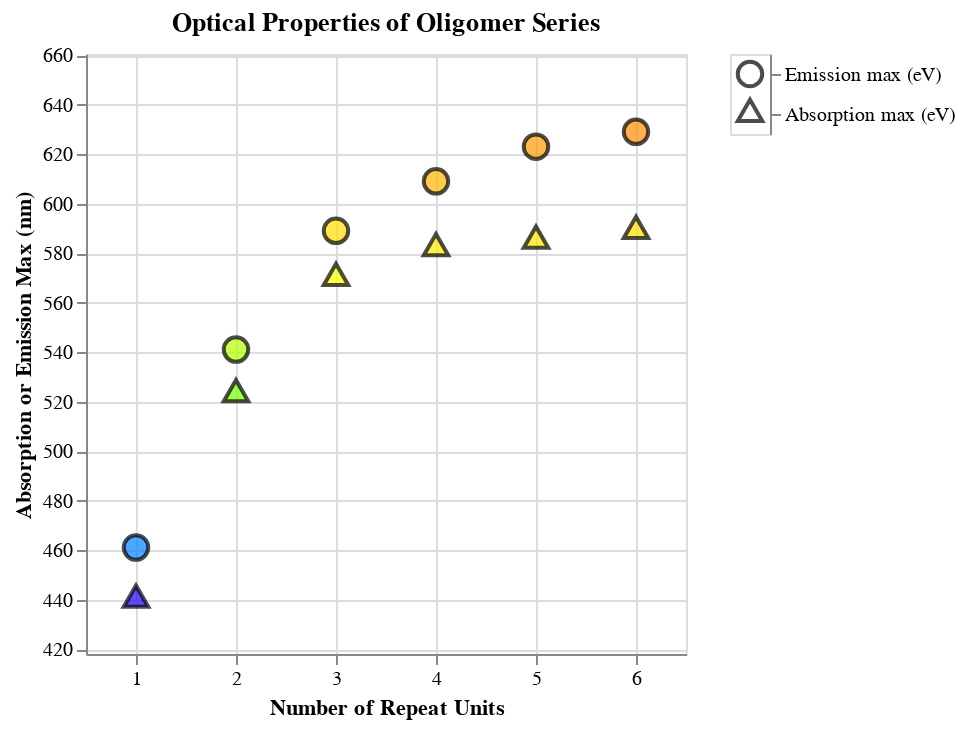

This figure's notebook cell:
### Markdown cell above
Now we can plot the data. Let's start with the wavelength units in the source dataset, namely nanometers (nm). We'll make a scatter plot for the absorption series, then one for the emission series, and layer them on top of each other. To emphasize the color of the light, let's make each symbol the approximate color of that light, for example 440 nm is violet. For the legend, we'll make a separate "plot" and concatenate it horizontally with the main plot.

### Code cell
# Define a color scale that corresponds to the visible spectrum
color_scale = alt.Scale(
    domain=[380, 700],  # Wavelength range (approximate visible light)
    range=[
        "#8B00FF",  # Violet (~380 nm)
        "#0000FF",  # Blue (~450 nm)
        "#00FF00",  # Green (~520 nm)
        "#FFFF00",  # Yellow (~580 nm)
        "#FF7F00",  # Orange (~600 nm)
        "#FF0000",  # Red (~700 nm)
    ],
)

# Larger point size for better visibility
point_size = 150

# Thickness of black outline on data points
stroke_width = 2

# Absorption scatter plot with black stroke and fill color based on wavelength
scatter_absorption = (
    alt.Chart(df_matches)
    .mark_point(
        size=point_size, filled=True, stroke="black", strokeWidth=stroke_width
    )  # Black border with a fill color
    .encode(
        x="repeat_unit_match_count",
        y="Absorption max (nm)",
        color=alt.Color(
            "Absorption max (nm)",
            # Fill color corresponds to wavelength
            scale=color_scale,
            title="Wavelength (nm)",
            legend=None,
        ),
        shape=alt.value(absorption_shape),
        tooltip=["repeat_unit_match_count", "Absorption max (nm)"],
    )
    .properties(title="Absorption max")
)

# Emission scatter plot with black stroke and fill color based on wavelength
scatter_emission = (
    alt.Chart(df_matches)
    .mark_point(
        size=point_size, filled=True, stroke="black", strokeWidth=stroke_width
    )  # Black border with a fill color
    .encode(
        x="repeat_unit_match_count",
        y="Emission max (nm)",
        color=alt.Color(
            "Emission max (nm)",
            # Fill color corresponds to wavelength
            scale=color_scale,
            title="Wavelength (nm)",
            legend=None,
        ),
        # Shape for emission
        shape=alt.value(emission_shape),
        tooltip=["repeat_unit_match_count", "Emission max (nm)"],
    )
    .properties(title="Emission max")
)

shapes = [emission_shape, absorption_shape]

# Manually create a legend for shapes with the reordered entries (Emission on top, Absorption on bottom)
legend_data = pl.DataFrame(
    {
        "Type": [
            "Emission max (eV)",
            "Absorption max (eV)",
        ],
        # Reordered: Emission first, Absorption second
        "Shape": shapes,
    }
)

legend = (
    alt.Chart(legend_data)
    .mark_point(size=point_size)
    .encode(
        y=alt.Y(
            "Type:N",
            sort=[
                "Emission max (eV)",
                "Absorption max (eV)",
            ],  # Explicit sort order
            axis=alt.Axis(orient="right"),
            title="",
        ),
        shape=alt.Shape(
            "Shape:N",
            scale=alt.Scale(domain=shapes, range=shapes),
            # Disable shape legend
            legend=None,
        ),
        # Keep legend shapes black for distinction
        color=alt.value("black"),
    )
)

# Combine the scatter plots
scatter_combined = (
    alt.layer(scatter_absorption, scatter_emission)
    .properties(title="Optical Properties of Oligomer Series")
    .encode(
        y=alt.Y(
            "Absorption max (nm)",
            scale=alt.Scale(domain=[y_min_nm, y_max_nm]),
            title="Absorption or Emission Max (nm)",
        ),
        x=alt.X(
            "repeat_unit_match_count",
            scale=alt.Scale(domain=[0.5, max_repeat_count]),
            title="Number of Repeat Units",
        ),
    )
    .interactive()
)

# Combine the scatter plot with the legend
final_chart = alt.hconcat(scatter_combined, legend)

# Display the chart
final_chart.show()

### Figure 1 — Vega specification as saved in the notebook (floating-point values rounded to 4 significant figures)
{"$schema": "https://vega.github.io/schema/vega/v5.json", "data": [{"name": "param_2_store"}, {"name": "source_0"}, {"name": "data_0", "values": [{"Absorption max (nm)": 440.0, "repeat_unit_match_count": 1}, {"Absorption max (nm)": 523.0, "repeat_unit_match_count": 2}, {"Absorption max (nm)": 570.0, "repeat_unit_match_count": 3}, {"Absorption max (nm)": 582.0, "repeat_unit_match_count": 4}, {"Absorption max (nm)": 585.0, "repeat_unit_match_count": 5}, {"Absorption max (nm)": 589.0, "repeat_unit_match_count": 6}]}, {"name": "data_1", "values": [{"Emission max (nm)": 461.0, "repeat_unit_match_count": 1}, {"Emission max (nm)": 541.0, "repeat_unit_match_count": 2}, {"Emission max (nm)": 589.0, "repeat_unit_match_count": 3}, {"Emission max (nm)": 609.0, "repeat_unit_match_count": 4}, {"Emission max (nm)": 623.0, "repeat_unit_match_count": 5}, {"Emission max (nm)": 629.0, "repeat_unit_match_count": 6}]}, {"name": "source_1", "values": [{"Shape": "circle", "Type": "Emission max (eV)", "y_Type_sort_index": 0.0}, {"Shape": "triangle", "Type": "Absorption max (eV)", "y_Type_sort_index": 1.0}]}, {"name": "source_1_concat_1_y_domain_Type", "values": [{"Type": "Emission max (eV)", "sort_field": 0.0}, {"Type": "Absorption max (eV)", "sort_field": 1.0}]}], "signals": [{"name": "concat_0_width", "value": 300}, {"name": "concat_0_height", "value": 300}, {"name": "concat_1_width", "value": 20}, {"name": "concat_1_y_step", "value": 20}, {"name": "concat_1_height", "update": "bandspace(domain('concat_1_y').length, 1, 0.5) * concat_1_y_step"}, {"name": "unit", "value": {}, "on": [{"events": "pointermove", "update": "isTuple(group()) ? group() : unit"}]}, {"name": "param_2", "update": "{\"repeat_unit_match_count\": param_2_repeat_unit_match_count, \"Absorption max (nm)\": param_2_Absorption_max__nm_}"}, {"name": "param_2_repeat_unit_match_count"}, {"name": "param_2_Absorption_max__nm_"}], "marks": [{"type": "group", "name": "concat_0_group", "encode": {"update": {"height": {"signal": "concat_0_height"}, "width": {"signal": "concat_0_width"}}}, "signals": [{"name": "param_2_repeat_unit_match_count", "on": [{"events": [{"source": "view", "type": "dblclick"}], "update": "null"}, {"events": {"signal": "param_2_translate_delta"}, "update": "panLinear(param_2_translate_anchor.extent_x, -param_2_translate_delta.x / concat_0_width)"}, {"events": {"signal": "param_2_zoom_delta"}, "update": "zoomLinear(domain(\"concat_0_x\"), param_2_zoom_anchor.x, param_2_zoom_delta)"}], "push": "outer"}, {"name": "param_2_Absorption_max__nm_", "on": [{"events": [{"source": "view", "type": "dblclick"}], "update": "null"}, {"events": {"signal": "param_2_translate_delta"}, "update": "panLinear(param_2_translate_anchor.extent_y, param_2_translate_delta.y / concat_0_height)"}, {"events": {"signal": "param_2_zoom_delta"}, "update": "zoomLinear(domain(\"concat_0_y\"), param_2_zoom_anchor.y, param_2_zoom_delta)"}], "push": "outer"}, {"name": "param_2_tuple", "on": [{"events": [{"signal": "param_2_repeat_unit_match_count || param_2_Absorption_max__nm_"}], "update": "param_2_repeat_unit_match_count && param_2_Absorption_max__nm_ ? {unit: \"view_1\", fields: param_2_tuple_fields, values: [param_2_repeat_unit_match_count,param_2_Absorption_max__nm_]} : null"}]}, {"name": "param_2_tuple_fields", "value": [{"field": "repeat_unit_match_count", "channel": "x", "type": "R"}, {"field": "Absorption max (nm)", "channel": "y", "type": "R"}]}, {"name": "param_2_translate_anchor", "value": {}, "on": [{"events": [{"source": "scope", "type": "pointerdown"}], "update": "{x: x(unit), y: y(unit), extent_x: domain(\"concat_0_x\"), extent_y: domain(\"concat_0_y\")}"}]}, {"name": "param_2_translate_delta", "value": {}, "on": [{"events": [{"source": "window", "between": [{"source": "scope", "type": "pointerdown"}, {"source": "window", "type": "pointerup"}], "consume": true, "type": "pointermove"}], "update": "{x: param_2_translate_anchor.x - x(unit), y: param_2_translate_anchor.y - y(unit)}"}]}, {"name": "param_2_zoom_anchor", "on": [{"events": [{"source": "scope", "consume": true, "type": "wheel"}], "update": "{x: invert(\"concat_0_x\", x(unit)), y: invert(\"concat_0_y\", y(unit))}"}]}, {"name": "param_2_zoom_delta", "on": [{"events": [{"source": "scope", "type": "wheel", "consume": true}], "update": "pow(1.001, event.deltaY * pow(16, event.deltaMode))", "force": true}]}, {"name": "param_2_modify", "on": [{"events": {"signal": "param_2_tuple"}, "update": "modify(\"param_2_store\", param_2_tuple, true)"}]}], "marks": [{"type": "symbol", "name": "view_1_marks", "from": {"data": "data_0"}, "encode": {"update": {"fill": {"field": "Absorption max (nm)", "scale": "color"}, "x": {"field": "repeat_unit_match_count", "scale": "concat_0_x"}, "y": {"field": "Absorption max (nm)", "scale": "concat_0_y"}, "strokeWidth": {"value": 2}, "stroke": {"value": "black"}, "opacity": {"value": 0.7}, "size": {"value": 150}, "tooltip": {"signal": "{\"repeat_unit_match_count\": format(datum[\"repeat_unit_match_count\"], \"\"), \"Absorption max (nm)\": format(datum[\"Absorption max (nm)\"], \"\")}"}, "shape": {"value": "triangle"}}}, "style": ["point"], "interactive": true, "clip": true}, {"type": "symbol", "name": "concat_0_layer_1_marks", "from": {"data": "data_1"}, "encode": {"update": {"y": {"field": "Emission max (nm)", "scale": "concat_0_y"}, "stroke": {"value": "black"}, "size": {"value": 150}, "fill": {"field": "Emission max (nm)", "scale": "color"}, "tooltip": {"signal": "{\"repeat_unit_match_count\": format(datum[\"repeat_unit_match_count\"], \"\"), \"Emission max (nm)\": format(datum[\"Emission max (nm)\"], \"\")}"}, "strokeWidth": {"value": 2}, "opacity": {"value": 0.7}, "x": {"field": "repeat_unit_match_count", "scale": "concat_0_x"}, "shape": {"value": "circle"}}}, "style": ["point"], "interactive": true, "clip": true}], "axes": [{"scale": "concat_0_x", "aria": false, "grid": true, "domain": false, "labels": false, "ticks": false, "zindex": 0, "maxExtent": 0, "gridScale": "concat_0_y", "minExtent": 0, "tickCount": {"signal": "ceil(concat_0_width/40)"}, "orient": "bottom"}, {"scale": "concat_0_y", "orient": "left", "grid": true, "domain": false, "labels": false, "maxExtent": 0, "minExtent": 0, "zindex": 0, "tickCount": {"signal": "ceil(concat_0_height/40)"}, "ticks": false, "gridScale": "concat_0_x", "aria": false}, {"scale": "concat_0_x", "orient": "bottom", "title": "Number of Repeat Units", "labelOverlap": true, "tickCount": {"signal": "ceil(concat_0_width/40)"}, "labelFlush": true, "grid": false, "zindex": 0}, {"scale": "concat_0_y", "tickCount": {"signal": "ceil(concat_0_height/40)"}, "grid": false, "zindex": 0, "title": "Absorption or Emission Max (nm)", "orient": "left", "labelOverlap": true}], "title": {"text": "Optical Properties of Oligomer Series", "frame": "group"}, "style": "cell"}, {"type": "group", "name": "concat_1_group", "encode": {"update": {"height": {"signal": "concat_1_height"}, "width": {"signal": "concat_1_width"}}}, "signals": [{"name": "width", "update": "concat_1_width"}], "marks": [{"type": "symbol", "name": "concat_1_marks", "from": {"data": "source_1"}, "encode": {"update": {"shape": {"field": "Shape", "scale": "shape"}, "y": {"field": "Type", "scale": "concat_1_y"}, "size": {"value": 150}, "opacity": {"value": 0.7}, "stroke": {"value": "black"}, "x": {"signal": "concat_1_width", "mult": 0.5}, "fill": {"value": "transparent"}}}, "style": ["point"], "interactive": false}], "axes": [{"scale": "concat_1_y", "orient": "right", "zindex": 0, "grid": false}], "style": "cell"}], "scales": [{"name": "color", "type": "linear", "domain": [380, 700], "range": ["#8B00FF", "#0000FF", "#00FF00", "#FFFF00", "#FF7F00", "#FF0000"], "interpolate": "hcl", "zero": false}, {"name": "shape", "type": "ordinal", "domain": ["circle", "triangle"], "range": ["circle", "triangle"]}, {"name": "concat_0_x", "type": "linear", "domain": [0.5, 6.5], "range": [0, {"signal": "concat_0_width"}], "zero": false, "domainRaw": {"signal": "param_2[\"repeat_unit_match_count\"]"}}, {"name": "concat_0_y", "type": "linear", "domain": [418, 660.5], "range": [{"signal": "concat_0_height"}, 0], "zero": false, "domainRaw": {"signal": "param_2[\"Absorption max (nm)\"]"}}, {"name": "concat_1_y", "type": "point", "domain": {"data": "source_1_concat_1_y_domain_Type", "field": "Type", "sort": {"op": "max", "field": "sort_field"}}, "range": {"step": {"signal": "concat_1_y_step"}}, "padding": 0.5}], "background": "white", "padding": 5, "layout": {"padding": 20, "bounds": "full", "align": "each"}}
